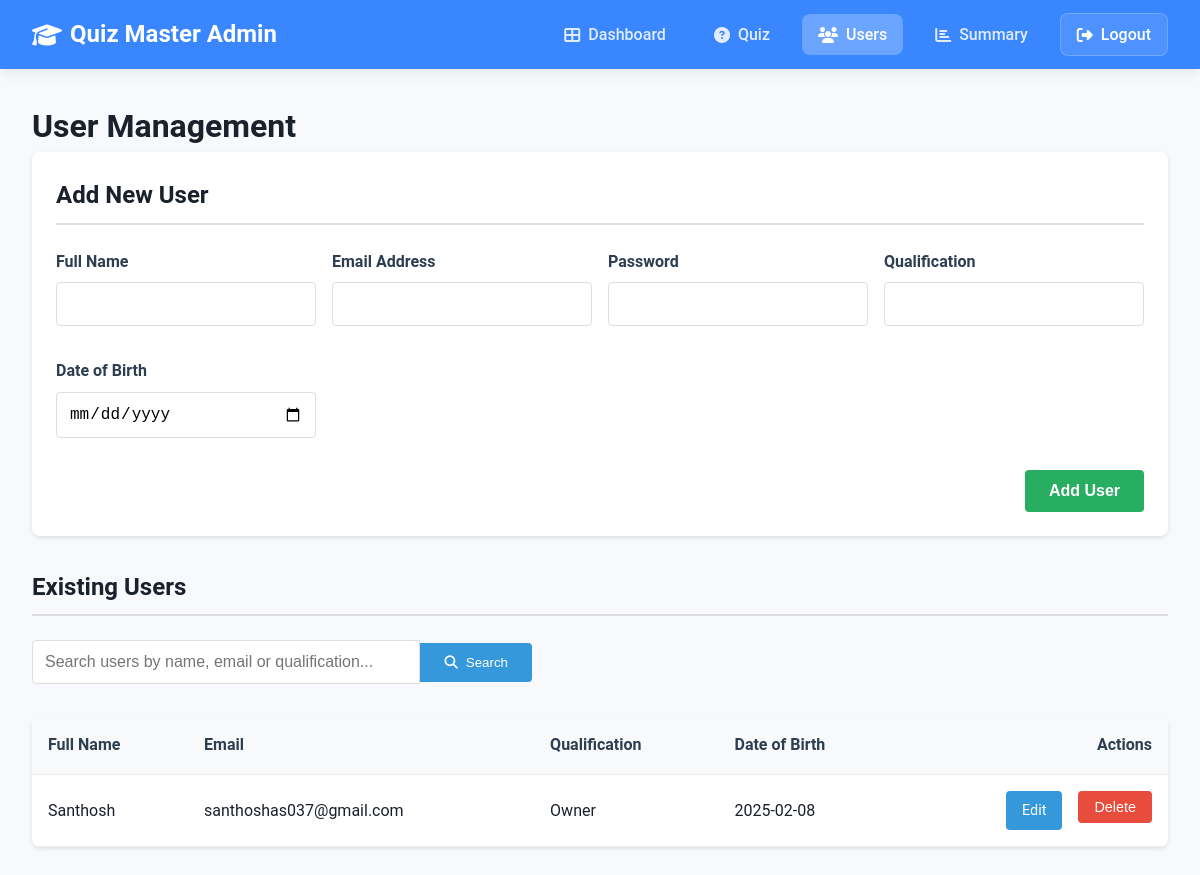
The page /users (signed in) on the database as committed earlier.
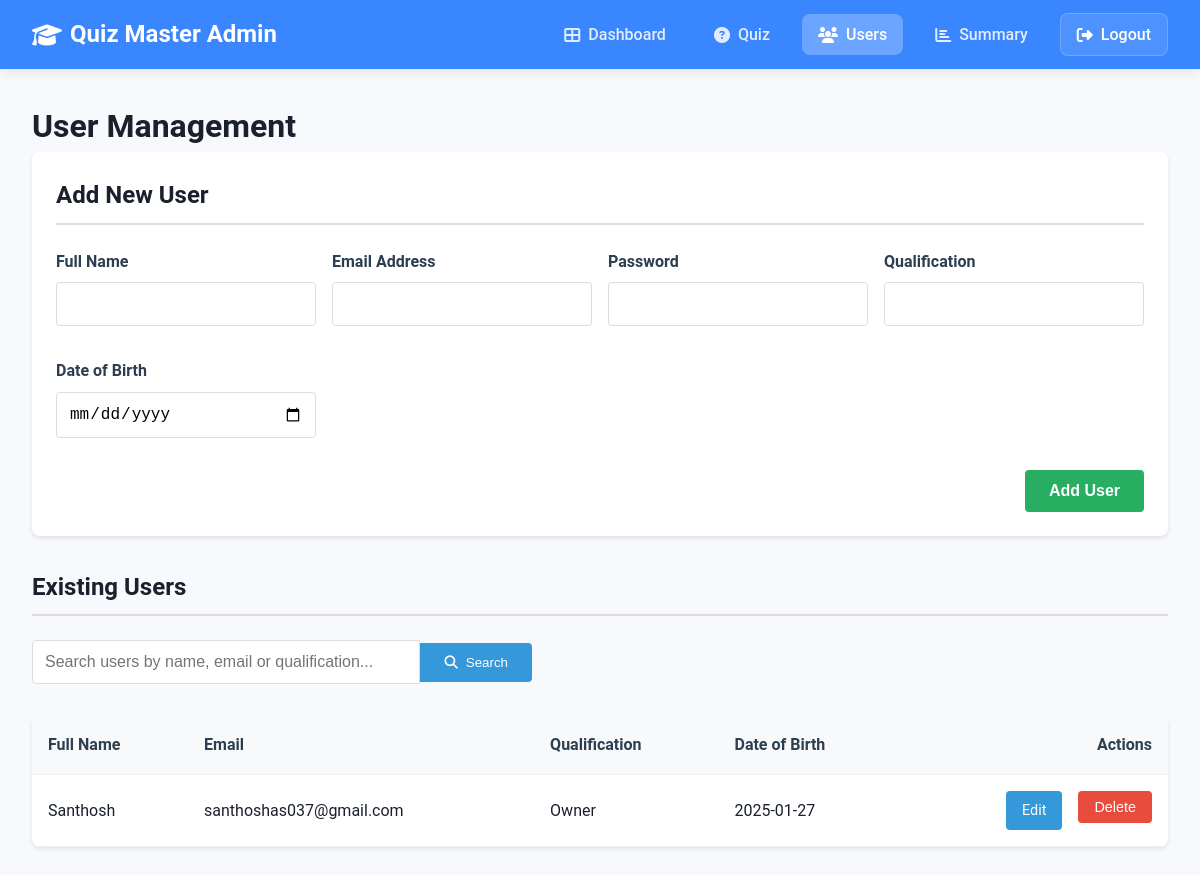
The same page on the database as committed later.
### app.py (models this page shows, shortened)
class User(db.Model):
    __table_args__ = {'extend_existing': True}
    id = db.Column(db.Integer, primary_key=True)
    email = db.Column(db.String(120), unique=True, nullable=False)
    password = db.Column(db.String(200), nullable=False)
    full_name = db.Column(db.String(100), nullable=False)
    qualification = db.Column(db.String(100), nullable=False)
    dob = db.Column(db.Date, nullable=False)
    is_admin = db.Column(db.Boolean, default=False)
    quiz_attempts = db.relationship(
        'QuizAttempt', back_populates='user', lazy=True,
        cascade="all, delete-orphan"
    )

### app.py (the view)
@app.route('/users')
@admin_required
def users():
    try:
        all_users = User.query.filter(User.id != session['user_id']).all()
        return render_template('admin/users.html', active_page='users', users=all_users)
    except Exception as e:
        flash('Error loading users. Please try again.', 'error')
        return redirect(url_for('admin_dashboard'))

### app.py (called while the page is built)
def get_current_user():
    if 'user_id' in session:
        return User.query.get(session['user_id'])
    return None

@app.context_processor
def utility_processor():
    return dict(current_user=get_current_user())

def admin_required(f):
    @wraps(f)
    def decorated_function(*args, **kwargs):
        if 'user_id' not in session:
            flash('Please login first.', 'error')
            return redirect(url_for('login'))
        user = User.query.get(session['user_id'])
        if not user or not user.is_admin:
            flash('Admin access required.', 'error')
            return redirect(url_for('dashboard'))
        return f(*args, **kwargs)
    return decorated_function

### templates/admin/users.html (shortened to what the changed rows need)
<!DOCTYPE html>
<html lang="en">
<head>
    <link rel="stylesheet" href="https://cdnjs.cloudflare.com/ajax/libs/font-awesome/6.4.0/css/all.min.css">
    <link href="/static/navbar.css" rel="stylesheet">
</head>
<body>
    <main class="users-container">
        <h1>User Management</h1>
        <div class="add-user-card">
            <h2 class="section-title">Add New User</h2>
        </div>
        <h2 class="section-title">Existing Users</h2>
        {% if users %}
        <table class="users-table" id="usersTable">
            <thead>
                <tr>
                    <th>Full Name</th>
                    <th>Email</th>
                    <th>Qualification</th>
                    <th>Date of Birth</th>
                    <th style="text-align: right;">Actions</th>
                </tr>
            </thead>
            <tbody>
                {% for user in users %}
                <tr>
                    <td>{{ user.full_name }}</td>
                    <td>{{ user.email }}</td>
                    <td>{{ user.qualification }}</td>
                    <td>{{ user.dob.strftime('%Y-%m-%d') }}</td>
                    <td class="actions-cell">
                        <a href="{{ url_for('edit_user', user_id=user.id) }}" class="btn btn-edit">Edit</a>
                        <form action="{{ url_for('delete_user', user_id=user.id) }}" method="POST" style="display: inline;">
                            <button type="submit" class="btn btn-delete" onclick="return confirm('Are you sure you want to delete this user?')">
                                Delete
                            </button>
                        </form>
                    </td>
                </tr>
                {% endfor %}
            </tbody>
        </table>
        {% else %}
        <div class="no-users">
            <h3>No users found</h3>
            <p>There are currently no registered users in the system.</p>
        </div>
        {% endif %}
    </main>
</body>
</html>

Rows that differ between the two databases and show on the page:
changed User "Santhosh": dob "2025-02-08" → "2025-01-27"
